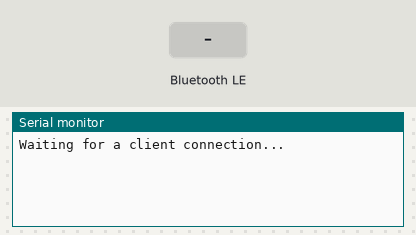
This program was run on a simulated ESP32. Shown: the last lines printed to the serial monitor. Inputs (shaded band) come from the test bench. Nothing arrives over Bluetooth unless stated; a phone connects over Bluetooth LE 3 s after start.

Above: at 1.2 s.
1.3 s: Bluetooth LE write "1" received
At 2.5 s:
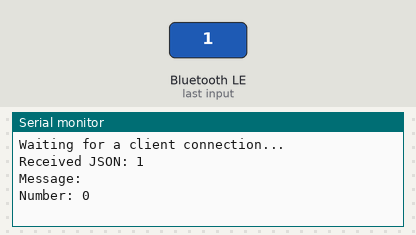
2.8 s: Bluetooth LE write "0" received
At 3.9 s:
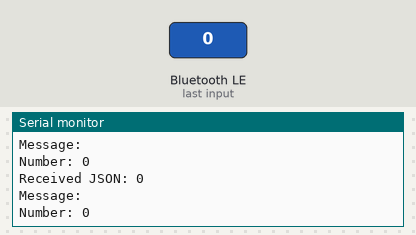
4.3 s: Bluetooth LE write "2" received
At 5.1 s:
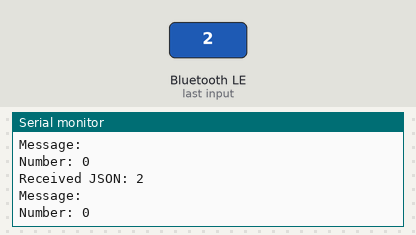

The program:

main.cpp
```cpp
#include <BLEDevice.h>
#include <BLEUtils.h>
#include <BLEServer.h>
#include <ArduinoJson.h>
#include <BLE2902.h>

BLEServer* pServer = NULL;
BLECharacteristic* pTxCharacteristic;
bool deviceConnected = false;
bool oldDeviceConnected = false;
uint32_t value = 0;

// Define service UUID and characteristic UUIDs
#define SERVICE_UUID        "12345678-1234-1234-1234-123456789012"
#define CHARACTERISTIC_UUID_TX "12345678-1234-1234-1234-123456789013"
#define CHARACTERISTIC_UUID_RX "12345678-1234-1234-1234-123456789014"

// Function to handle BLE events
class MyServerCallbacks: public BLEServerCallbacks {
    void onConnect(BLEServer* pServer) {
      deviceConnected = true;
    };

    void onDisconnect(BLEServer* pServer) {
      deviceConnected = false;
    }
};

// Function to handle data received from the central
class MyCallbacks: public BLECharacteristicCallbacks {
    void onWrite(BLECharacteristic *pCharacteristic) {
      std::string rxValue = pCharacteristic->getValue();

      if (rxValue.length() > 0) {
        Serial.print("Received JSON: ");
        Serial.println(rxValue.c_str());

        // Parse JSON
        StaticJsonDocument<200> doc;
        DeserializationError error = deserializeJson(doc, rxValue);

        if (error) {
          Serial.print("deserializeJson() failed: ");
          Serial.println(error.c_str());
          return;
        }

        // Access data from the JSON object
        const char* message = doc["message"];
        int number = doc["number"];

        Serial.print("Message: ");
        Serial.println(message);
        Serial.print("Number: ");
        Serial.println(number);
      }
    }
};

void setup() {
  Serial.begin(9600);

  // Create BLE device and server
  BLEDevice::init("ESP32_JSON_BLE");
  pServer = BLEDevice::createServer();
  pServer->setCallbacks(new MyServerCallbacks());

  // Create BLE service
  BLEService *pService = pServer->createService(SERVICE_UUID);

  // Create TX characteristic
  pTxCharacteristic = pService->createCharacteristic(
                        CHARACTERISTIC_UUID_TX,
                        BLECharacteristic::PROPERTY_NOTIFY
                      );
  pTxCharacteristic->addDescriptor(new BLE2902());

  // Create RX characteristic
  BLECharacteristic *pRxCharacteristic = pService->createCharacteristic(
                                          CHARACTERISTIC_UUID_RX,
                                          BLECharacteristic::PROPERTY_WRITE
                                        );
  pRxCharacteristic->setCallbacks(new MyCallbacks());

  // Start the service
  pService->start();

  // Start advertising
  BLEAdvertising *pAdvertising = BLEDevice::getAdvertising();
  pAdvertising->addServiceUUID(SERVICE_UUID);
  pAdvertising->setScanResponse(false);
  pAdvertising->setMinPreferred(0x06);  // functions that help with iPhone connections issue
  pAdvertising->setMinPreferred(0x12);
  BLEDevice::startAdvertising();
  Serial.println("Waiting for a client connection...");
}

void loop() {
  // Notify connected device with a JSON message
  if (deviceConnected) {
    // Create JSON object
    StaticJsonDocument<200> doc;
    doc["message"] = "Hello from ESP32";
    doc["number"] = value;
    value++;

    // Serialize the JSON object to a string
    char buffer[128];
    serializeJson(doc, buffer);

    // Send the JSON string as a notification
    pTxCharacteristic->setValue(buffer);
    pTxCharacteristic->notify();
    delay(10); // Wait for 1 second between sends
  }

  // Handle device connection changes
  if (!deviceConnected && oldDeviceConnected) {
    delay(500); // Give time for the client to disconnect
    pServer->startAdvertising(); // Restart advertising
    Serial.println("Start advertising");
    oldDeviceConnected = deviceConnected;
  }
  if (deviceConnected && !oldDeviceConnected) {
    // Just connected
    oldDeviceConnected = deviceConnected;
  }
}
```

Measured:
- after the input at 1.3 s, the serial monitor: prints a new line after 0.05 s (image 1)
- after the input at 2.8 s, the serial monitor: prints a new line after 0.05 s (image 2)
- after the input at 4.3 s, the serial monitor: prints a new line after 0.05 s (image 3)
